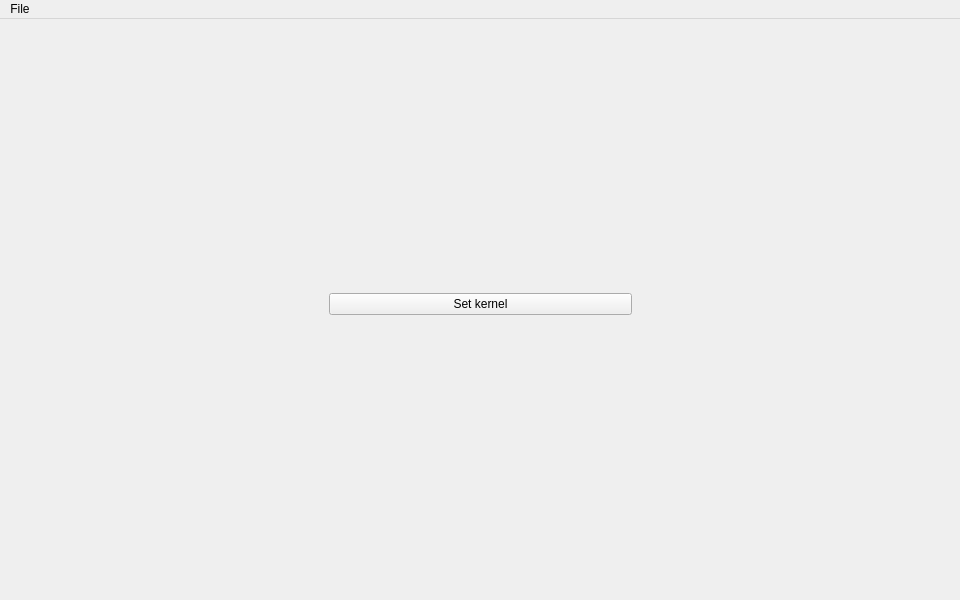
<?xml version="1.0" encoding="UTF-8"?>
<ui version="4.0">
 <class>MainWindow</class>
 <widget class="QMainWindow" name="MainWindow">
  <property name="geometry">
   <rect>
    <x>0</x>
    <y>0</y>
    <width>960</width>
    <height>600</height>
   </rect>
  </property>
  <property name="minimumSize">
   <size>
    <width>960</width>
    <height>600</height>
   </size>
  </property>
  <property name="windowTitle">
   <string>Convolution Workbench</string>
  </property>
  <widget class="QWidget" name="centralWidget">
   <widget class="QWidget" name="horizontalLayoutWidget">
    <property name="geometry">
     <rect>
      <x>10</x>
      <y>0</y>
      <width>941</width>
      <height>571</height>
     </rect>
    </property>
    <layout class="QHBoxLayout" name="horizontalLayout">
     <item>
      <widget class="QLabel" name="input">
       <property name="text">
        <string/>
       </property>
      </widget>
     </item>
     <item>
      <widget class="QPushButton" name="filterButton">
       <property name="text">
        <string>Set kernel</string>
       </property>
      </widget>
     </item>
     <item>
      <widget class="QLabel" name="output">
       <property name="text">
        <string/>
       </property>
      </widget>
     </item>
    </layout>
   </widget>
  </widget>
  <widget class="QMenuBar" name="menuBar">
   <property name="geometry">
    <rect>
     <x>0</x>
     <y>0</y>
     <width>960</width>
     <height>25</height>
    </rect>
   </property>
   <widget class="QMenu" name="menuFile">
    <property name="title">
     <string>File</string>
    </property>
    <addaction name="actionOpen_image"/>
    <addaction name="actionSave_Result_As"/>
    <addaction name="separator"/>
    <addaction name="actionQuit"/>
   </widget>
   <addaction name="menuFile"/>
  </widget>
  <action name="actionOpen_image">
   <property name="text">
    <string>Open Image...</string>
   </property>
   <property name="shortcut">
    <string>Ctrl+O</string>
   </property>
  </action>
  <action name="actionSave_Result_As">
   <property name="text">
    <string>Save Result As...</string>
   </property>
   <property name="shortcut">
    <string>Ctrl+S</string>
   </property>
  </action>
  <action name="actionQuit">
   <property name="text">
    <string>Quit</string>
   </property>
   <property name="shortcut">
    <string>Ctrl+Q</string>
   </property>
  </action>
 </widget>
 <layoutdefault spacing="6" margin="11"/>
 <resources/>
 <connections>
  <connection>
   <sender>actionOpen_image</sender>
   <signal>triggered()</signal>
   <receiver>MainWindow</receiver>
   <slot>loadInputImage()</slot>
   <hints>
    <hint type="sourcelabel">
     <x>163</x>
     <y>481</y>
    </hint>
    <hint type="destinationlabel">
     <x>492</x>
     <y>262</y>
    </hint>
   </hints>
  </connection>
  <connection>
   <sender>filterButton</sender>
   <signal>clicked()</signal>
   <receiver>MainWindow</receiver>
   <slot>filterImage()</slot>
   <hints>
    <hint type="sourcelabel">
     <x>473</x>
     <y>231</y>
    </hint>
    <hint type="destinationlabel">
     <x>492</x>
     <y>262</y>
    </hint>
   </hints>
  </connection>
  <connection>
   <sender>actionSave_Result_As</sender>
   <signal>triggered()</signal>
   <receiver>MainWindow</receiver>
   <slot>saveOutputImage()</slot>
   <hints>
    <hint type="sourcelabel">
     <x>773</x>
     <y>481</y>
    </hint>
    <hint type="destinationlabel">
     <x>492</x>
     <y>262</y>
    </hint>
   </hints>
  </connection>
  <connection>
   <sender>actionQuit</sender>
   <signal>triggered()</signal>
   <receiver>MainWindow</receiver>
   <slot>close()</slot>
   <hints>
    <hint type="sourcelabel">
     <x>-1</x>
     <y>-1</y>
    </hint>
    <hint type="destinationlabel">
     <x>492</x>
     <y>262</y>
    </hint>
   </hints>
  </connection>
 </connections>
 <slots>
  <slot>loadInputImage()</slot>
  <slot>filterImage()</slot>
  <slot>saveOutputImage()</slot>
 </slots>
</ui>
